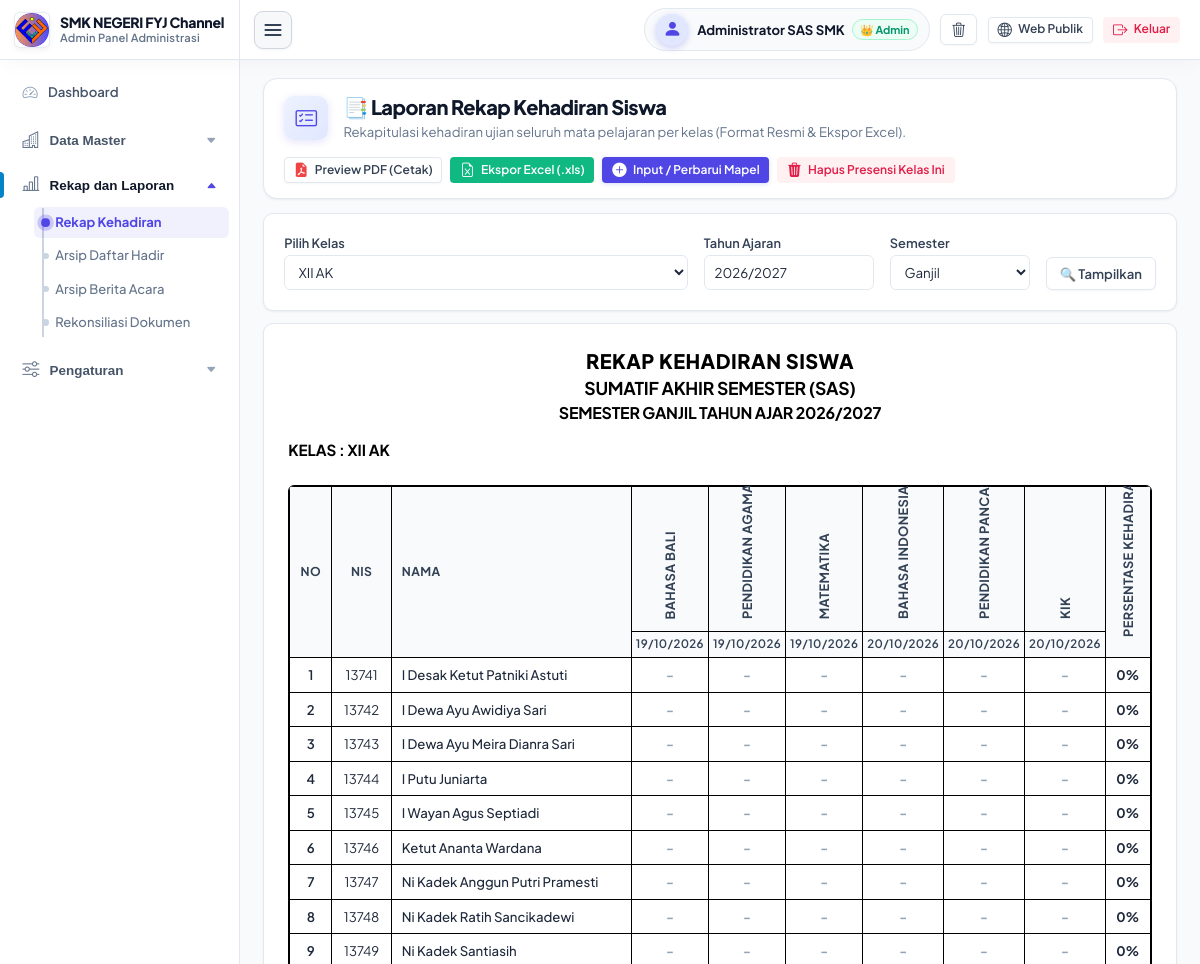
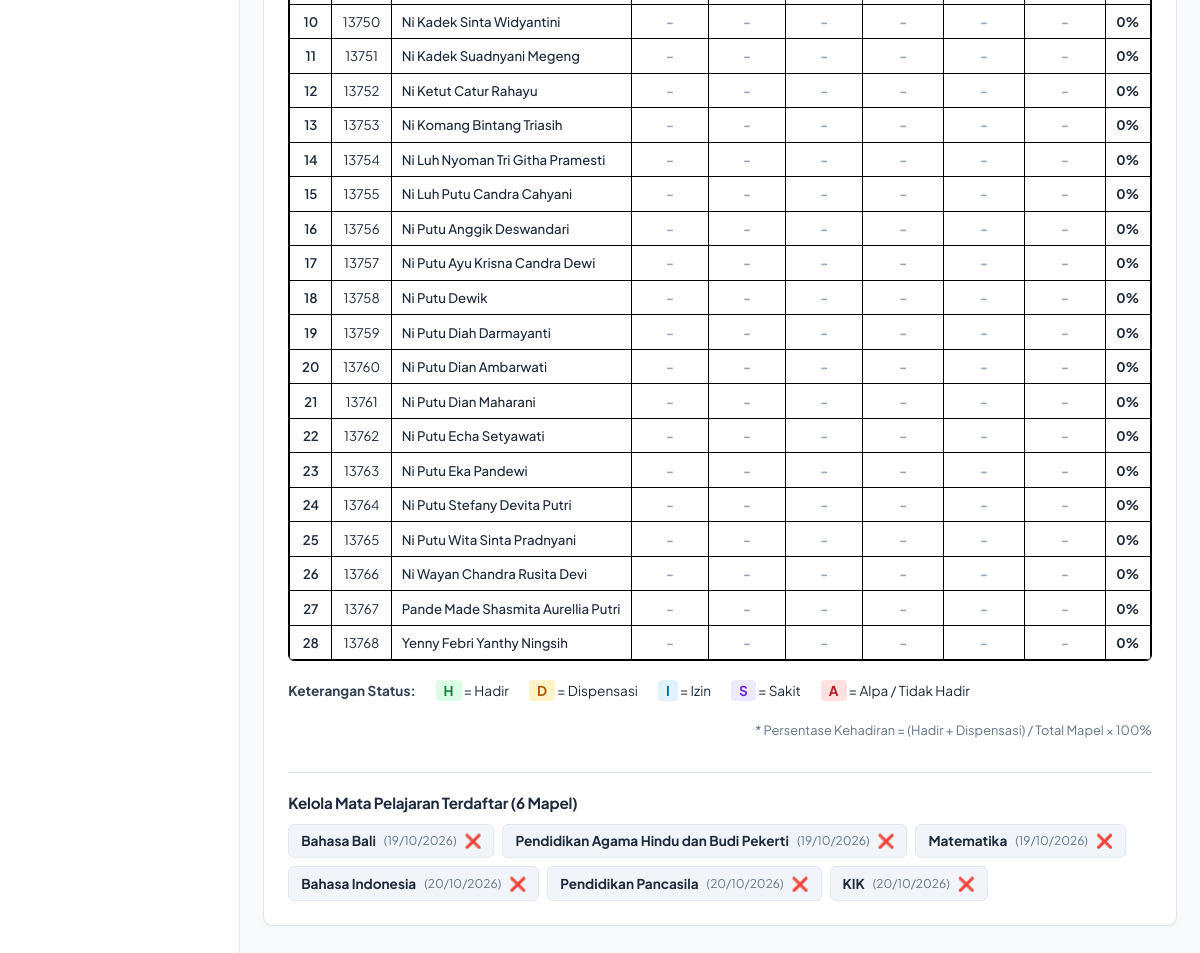
Screenshot of /admin/rekap-kehadiran.php (signed in) with the database file from the repository (2 pictures, top to bottom).
### tables this page shows
CREATE TABLE kelas (
    id INTEGER PRIMARY KEY AUTOINCREMENT,
    nama_kelas VARCHAR(50) NOT NULL,
    tingkat VARCHAR(10) DEFAULT 'XII',
    program_keahlian VARCHAR(100) DEFAULT '',
    aktif INTEGER DEFAULT 1,
    created_at DATETIME,
    updated_at DATETIME
);

CREATE TABLE absensi (
    id INTEGER PRIMARY KEY AUTOINCREMENT,
    nama_ujian VARCHAR(150) NOT NULL,
    tahun_ajaran VARCHAR(20) NOT NULL,
    semester VARCHAR(20) NOT NULL,
    class_id INTEGER NOT NULL,
    nama_kelas VARCHAR(50) NOT NULL,
    tingkat VARCHAR(10) DEFAULT 'XII',
    mata_pelajaran VARCHAR(150) NOT NULL,
    sesi VARCHAR(20) DEFAULT '1',
    ruang VARCHAR(50) DEFAULT '',
    tanggal_ujian DATE NOT NULL,
    jam_mulai VARCHAR(10) NOT NULL,
    jam_selesai VARCHAR(10) NOT NULL,
    peserta_hadir INTEGER DEFAULT 0,
    peserta_dispensasi INTEGER DEFAULT 0,
    peserta_izin INTEGER DEFAULT 0,
    peserta_sakit INTEGER DEFAULT 0,
    peserta_tidak_hadir INTEGER DEFAULT 0,
    total_peserta INTEGER DEFAULT 0,
    nama_pengawas_1 VARCHAR(100) NOT NULL,
    nip_pengawas_1 VARCHAR(50) DEFAULT '',
    nama_pengawas_2 VARCHAR(100) DEFAULT '',
    nip_pengawas_2 VARCHAR(50) DEFAULT '',
    signature_mode VARCHAR(20) DEFAULT 'digital',
    ttd_pengawas_1 TEXT,
    ttd_pengawas_2 TEXT,
    pdf_path VARCHAR(255) DEFAULT '',
    file_size INTEGER DEFAULT 0,
    data_siswa TEXT,
    created_at DATETIME,
    updated_at DATETIME
);

CREATE TABLE siswa (
    id INTEGER PRIMARY KEY AUTOINCREMENT,
    class_id INTEGER NOT NULL,
    nis VARCHAR(30) DEFAULT '',
    nisn VARCHAR(30) DEFAULT '',
    nama VARCHAR(150) NOT NULL,
    aktif INTEGER DEFAULT 1,
    created_at DATETIME,
    updated_at DATETIME
, nama_kelas VARCHAR(50) DEFAULT '', program_keahlian VARCHAR(100) DEFAULT '');

### admin/rekap-kehadiran.php (the view, shortened to what the rows shown need)
<?php
$classes = dbFetchAll("SELECT * FROM kelas ORDER BY tingkat DESC, nama_kelas ASC");
$selectedClassId = (int)($_GET['class_id'] ?? ($classes[0]['id'] ?? 15));
$selectedTahun = trim($_GET['tahun_ajaran'] ?? '2026/2027');
$selectedSemester = trim($_GET['semester'] ?? 'Ganjil');
$classInfo = dbFetch("SELECT * FROM kelas WHERE id = :id", ['id' => $selectedClassId]);
$namaKelas = $classInfo['nama_kelas'] ?? "Kelas {$selectedClassId}";
$students = dbFetchAll("SELECT * FROM siswa WHERE class_id = :cid ORDER BY nama ASC", ['cid' => $selectedClassId]);
$absensiSessions = dbFetchAll("
    SELECT id, mata_pelajaran, tanggal_ujian, data_siswa
    FROM absensi
    WHERE class_id = :cid AND tahun_ajaran = :th AND semester = :sem
    ORDER BY tanggal_ujian ASC, id ASC
", [
    'cid' => $selectedClassId,
    'th' => $selectedTahun,
    'sem' => $selectedSemester
]);
$seenMapel = [];
$attendanceMap = [];
foreach ($absensiSessions as $sess) {
    $mp = trim($sess['mata_pelajaran']);
    if (!isset($seenMapel[$mp])) {
        $seenMapel[$mp] = [
            'id' => $sess['id'],
            'nama' => $mp,
            'tanggal' => !empty($sess['tanggal_ujian']) ? date('d/m/Y', strtotime($sess['tanggal_ujian'])) : '-'
        ];
    }
}
$subjectList = array_values($seenMapel);
require_once __DIR__ . '/layout_header.php';
?>
<div class="page-header-card">
    <div class="page-header-content">
        <div>
            <h1 class="page-header-title">📑 Laporan Rekap Kehadiran Siswa</h1>
        </div>
    </div>
</div>
<div class="card">
    <div class="card-body" style="padding: 1.5rem;">
        <div style="text-align: center; margin-bottom: 1.5rem; text-transform: uppercase;">
            <h2 style="font-size: 1.25rem; font-weight: 800; color: #000; margin: 0 0 4px 0; letter-spacing: 0.5px;">
                REKAP KEHADIRAN SISWA
            </h2>
            <h3 style="font-size: 1.1rem; font-weight: 700; color: #000; margin: 0 0 4px 0;">
                SUMATIF AKHIR SEMESTER (SAS)
            </h3>
            <h4 style="font-size: 1rem; font-weight: 700; color: #000; margin: 0 0 16px 0;">
                SEMESTER <?= strtoupper(htmlspecialchars($selectedSemester)) ?> TAHUN AJAR <?= htmlspecialchars($selectedTahun) ?>
            </h4>
            <div style="text-align: left; font-weight: 700; font-size: 0.95rem; color: #000;">
                KELAS : <?= htmlspecialchars($namaKelas) ?>
            </div>
        </div>
        <div class="table-responsive" style="border: 1px solid #000;">
            <table class="table" style="width: 100%; border-collapse: collapse; margin-bottom: 0; font-size: 0.825rem; text-align: center;">
                <thead>
                    <tr style="background-color: #f8fafc; border-bottom: 1px solid #000;">
                        <th rowspan="2" style="width: 45px; text-align: center; vertical-align: middle; border: 1px solid #000; font-weight: 700;">NO</th>
                        <th rowspan="2" style="width: 90px; text-align: center; vertical-align: middle; border: 1px solid #000; font-weight: 700;">NIS</th>
                        <th rowspan="2" style="text-align: left; vertical-align: middle; border: 1px solid #000; font-weight: 700; min-width: 180px; padding-left: 10px;">NAMA</th>
                        <?php if (!empty($subjectList)): ?>
                            <?php foreach ($subjectList as $s): ?>
                                <th style="text-align: center; vertical-align: bottom; border: 1px solid #000; min-width: 65px; max-width: 85px; padding: 6px 4px; font-weight: 700;">
                                    <div style="writing-mode: vertical-rl; transform: rotate(180deg); margin: 6px auto; white-space: nowrap; font-size: 0.8rem; max-height: 120px;">
                                        <?= htmlspecialchars($s['nama']) ?>
                                    </div>
                                </th>
                            <?php endforeach; ?>
                        <?php else: ?>
                            <th rowspan="2" style="border: 1px solid #000; color: #64748b; font-style: italic; vertical-align: middle;">
                                (Belum ada mata pelajaran terdaftar untuk kelas ini)
                            </th>
                        <?php endif; ?>
                        <th rowspan="2" style="width: 110px; text-align: center; vertical-align: middle; border: 1px solid #000; font-weight: 700;">
                            <div style="writing-mode: vertical-rl; transform: rotate(180deg); margin: 6px auto; white-space: nowrap; font-size: 0.8rem; max-height: 130px;">
                                PERSENTASE KEHADIRAN
                            </div>
                        </th>
                    </tr>
                    <?php if (!empty($subjectList)): ?>
                        <tr style="background-color: #f8fafc; border-bottom: 1px solid #000;">
                            <?php foreach ($subjectList as $s): ?>
                                <th style="font-size: 0.725rem; font-weight: 600; text-align: center; border: 1px solid #000; padding: 4px; white-space: nowrap;">
                                    <?= htmlspecialchars($s['tanggal']) ?>
                                </th>
                            <?php endforeach; ?>
                        </tr>
                    <?php endif; ?>
                </thead>
                <tbody>
                    <?php if (empty($students)): ?>
                        <tr>
                            <td colspan="<?= 3 + max(1, count($subjectList)) + 1 ?>" style="padding: 2rem; color: var(--text-muted);">
                                Tidak ada peserta didik yang terdaftar di kelas <?= htmlspecialchars($namaKelas) ?>.
                            </td>
                        </tr>
                    <?php else: ?>
                        <?php foreach ($students as $idx => $st): ?>
                            <?php
                            $cH = 0; $cD = 0; $cI = 0; $cS = 0; $cA = 0;
                            ?>
                            <tr style="border-bottom: 1px solid #000;">
                                <td style="text-align: center; border: 1px solid #000; font-weight: 600;"><?= $idx + 1 ?></td>
                                <td style="text-align: center; border: 1px solid #000;"><?= htmlspecialchars($st['nis'] ?: '-') ?></td>
                                <td style="text-align: left; border: 1px solid #000; padding-left: 10px; font-weight: 500; white-space: nowrap;">
                                    <?= htmlspecialchars($st['nama']) ?>
                                </td>
                                <?php if (!empty($subjectList)): ?>
                                    <?php foreach ($subjectList as $s): ?>
                                        <?php
                                        $val = $attendanceMap[$st['id']][$s['nama']] ?? null;
                                        if ($val === 'H') {
                                            $cH++;
                                            $style = 'color: #15803d; background-color: #dcfce7;';
                                            $titleText = 'Hadir';
                                        } elseif ($val === 'D') {
                                            $cD++;
                                            $style = 'color: #1d4ed8; background-color: #dbeafe;';
                                            $titleText = 'Dispensasi';
                                        } elseif ($val === 'I') {
                                            $cI++;
                                            $style = 'color: #b45309; background-color: #fef3c7;';
                                            $titleText = 'Izin';
                                        } elseif ($val === 'S') {
                                            $cS++;
                                            $style = 'color: #6d28d9; background-color: #ede9fe;';
                                            $titleText = 'Sakit';
                                        } elseif ($val === 'A') {
                                            $cA++;
                                            $style = 'color: #b91c1c; background-color: #fee2e2;';
                                            $titleText = 'Alpa / Tidak Hadir';
                                        } else {
                                            $style = 'color: #94a3b8; background-color: transparent;';
                                            $titleText = 'Belum Ada Data';
                                            $val = '-';
                                        }
                                        ?>
                                        <td style="text-align: center; border: 1px solid #000; font-weight: 700; <?= $style ?>"
                                            title="<?= htmlspecialchars($st['nama'] . ' - ' . $s['nama'] . ': ' . $titleText) ?>">
                                            <?= $val ?>
                                        </td>
                                    <?php endforeach; ?>
                                    <?php
                                    $totalM = count($subjectList);
                                    $percent = $totalM > 0 ? round((($cH + $cD) / $totalM) * 100) . '%' : '0%';
                                    ?>
                                    <td style="text-align: center; border: 1px solid #000; font-weight: 700;">
                                        <?= $percent ?>
                                    </td>
                                <?php else: ?>
                                    <td style="text-align: center; border: 1px solid #000; color: #94a3b8;">-</td>
                                    <td style="text-align: center; border: 1px solid #000; font-weight: 700;">-</td>
                                <?php endif; ?>
                            </tr>
                        <?php endforeach; ?>
                    <?php endif; ?>
                </tbody>
            </table>
        </div>
        <?php if (!empty($subjectList)): ?>
            <div style="margin-top: 2rem; border-top: 1px solid var(--border); padding-top: 1.25rem;">
                <div style="display: flex; gap: 0.5rem; flex-wrap: wrap;">
                    <?php foreach ($subjectList as $s): ?>
                        <div style="background: var(--slate-100); border: 1px solid var(--border); padding: 0.4rem 0.75rem; border-radius: var(--radius-sm); display: flex; align-items: center; gap: 0.5rem; font-size: 0.85rem;">
                            <strong><?= htmlspecialchars($s['nama']) ?></strong>
                            <span style="color: var(--slate-500); font-size: 0.75rem;">(<?= htmlspecialchars($s['tanggal']) ?>)</span>
                            <form method="POST" action="/admin/rekap-kehadiran.php?class_id=<?= $selectedClassId ?>" style="display: inline;" onsubmit="return confirm('Hapus mapel <?= htmlspecialchars($s['nama'], ENT_QUOTES) ?> dari rekap kelas ini?')">
                                <button type="submit" style="background: none; border: none; color: var(--danger); cursor: pointer; font-size: 0.85rem;" title="Hapus Mapel Ini">
                                    ❌
                                </button>
                            </form>
                        </div>
                    <?php endforeach; ?>
                </div>
            </div>
        <?php endif; ?>
    </div>
</div>
<?php require_once __DIR__ . '/layout_footer.php'; ?>

### rows the page displays
kelas: nama_kelas "XII AK"
absensi: mata_pelajaran "BAHASA BALI", tanggal "19/10/2026", val "-", mata_pelajaran "Bahasa Bali"
absensi: mata_pelajaran "PENDIDIKAN AGAMA…", tanggal "19/10/2026", val "-", mata_pelajaran "Pendidikan Agama Hindu dan Budi Pekerti"
absensi: mata_pelajaran "MATEMATIKA", tanggal "19/10/2026", val "-", mata_pelajaran "Matematika"
absensi: mata_pelajaran "BAHASA INDONESIA", tanggal "20/10/2026", val "-", mata_pelajaran "Bahasa Indonesia"
absensi: mata_pelajaran "PENDIDIKAN PANCASILA", tanggal "20/10/2026", val "-", mata_pelajaran "Pendidikan Pancasila"
absensi: mata_pelajaran "KIK", tanggal "20/10/2026", val "-"
siswa: nis "13741", nama "I Desak Ketut Patniki Astuti", percent "0%"
siswa: nis "13742", nama "I Dewa Ayu Awidiya Sari", percent "0%"
siswa: nis "13743", nama "I Dewa Ayu Meira Dianra Sari", percent "0%"
siswa: nis "13744", nama "I Putu Juniarta", percent "0%"
siswa: nis "13745", nama "I Wayan Agus Septiadi", percent "0%"
siswa: nis "13746", nama "Ketut Ananta Wardana", percent "0%"
siswa: nis "13747", nama "Ni Kadek Anggun Putri Pramesti", percent "0%"
siswa: nis "13748", nama "Ni Kadek Ratih Sancikadewi", percent "0%"
siswa: nis "13749", nama "Ni Kadek Santiasih", percent "0%"
siswa: nis "13750", nama "Ni Kadek Sinta Widyantini", percent "0%"
siswa: nis "13751", nama "Ni Kadek Suadnyani Megeng", percent "0%"
siswa: nis "13752", nama "Ni Ketut Catur Rahayu", percent "0%"
siswa: nis "13753", nama "Ni Komang Bintang Triasih", percent "0%"
siswa: nis "13754", nama "Ni Luh Nyoman Tri Githa Pramesti", percent "0%"
siswa: nis "13755", nama "Ni Luh Putu Candra Cahyani", percent "0%"
siswa: nis "13756", nama "Ni Putu Anggik Deswandari", percent "0%"
siswa: nis "13757", nama "Ni Putu Ayu Krisna Candra Dewi", percent "0%"
siswa: nis "13758", nama "Ni Putu Dewik", percent "0%"
siswa: nis "13759", nama "Ni Putu Diah Darmayanti", percent "0%"
siswa: nis "13760", nama "Ni Putu Dian Ambarwati", percent "0%"
siswa: nis "13761", nama "Ni Putu Dian Maharani", percent "0%"
siswa: nis "13762", nama "Ni Putu Echa Setyawati", percent "0%"
siswa: nis "13763", nama "Ni Putu Eka Pandewi", percent "0%"
siswa: nis "13764", nama "Ni Putu Stefany Devita Putri", percent "0%"
siswa: nis "13765", nama "Ni Putu Wita Sinta Pradnyani", percent "0%"
siswa: nis "13766", nama "Ni Wayan Chandra Rusita Devi", percent "0%"
siswa: nis "13767", nama "Pande Made Shasmita Aurellia Putri", percent "0%"
siswa: nis "13768", nama "Yenny Febri Yanthy Ningsih", percent "0%"

### other values shown
$namaSekolah "SMK NEGERI FYJ Channel"
$_SESSION['admin_name'] "Administrator SAS SMK"
$selectedSemester "GANJIL"
$selectedTahun "2026/2027"
count($subjectList) "6"
form field class_id "XII AK"
